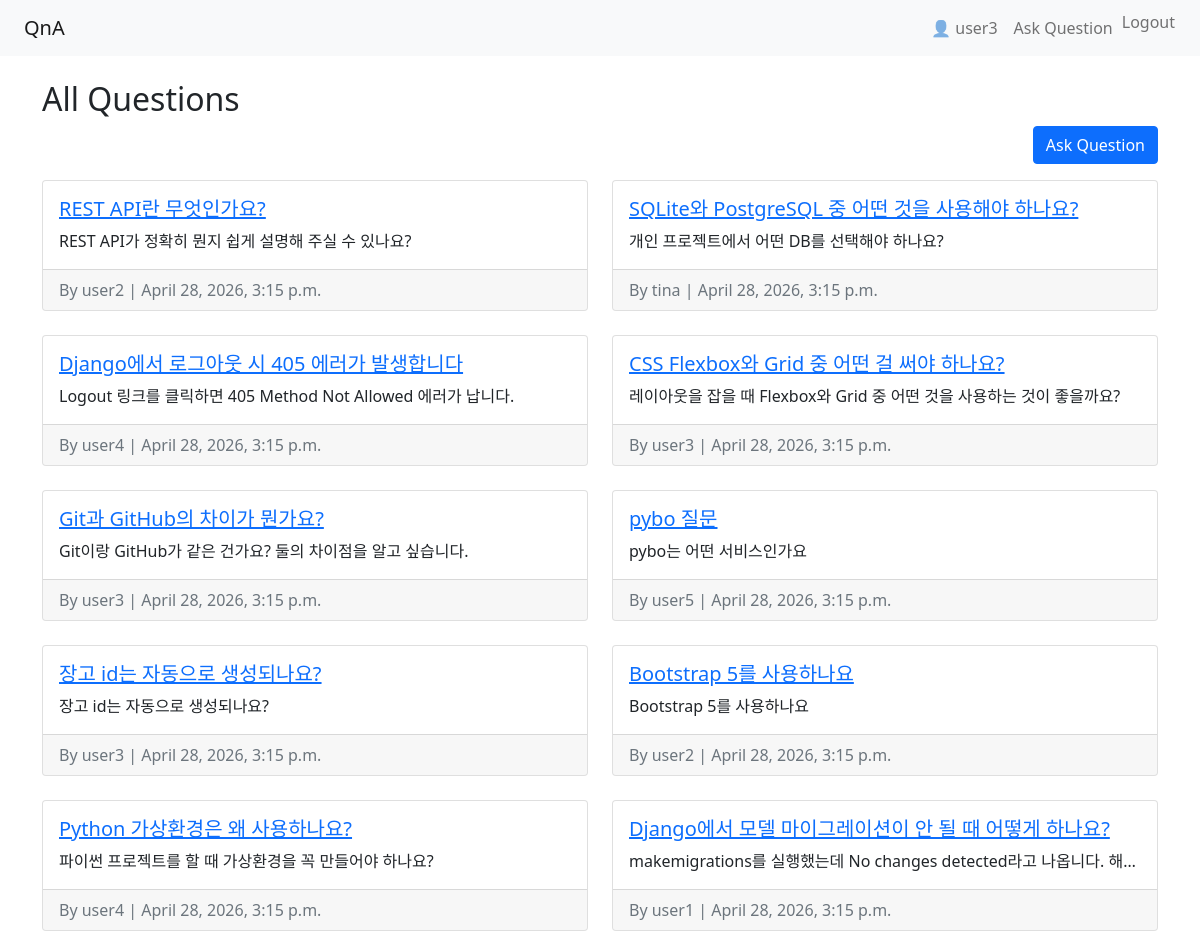
Screenshot of / (signed in) with the database file from the repository.
### qa/models.py (models this page shows, shortened)
class Question(models.Model):
    title = models.CharField(("Title"), max_length=200)
    content = models.TextField(("Content"))
    author = models.ForeignKey(User, on_delete=models.CASCADE)
    created_at = models.DateTimeField(auto_now_add=True)

### qa/views.py (the view)
# urls.py: path('', views.question_list, name='question_list'),
def question_list(request):
    questions = Question.objects.order_by('-created_at')
    return render(request, 'qa/question_list.html', {'questions': questions})

### qa/templates/qa/question_list.html
{% extends 'qa/base.html' %}
{% block content %}
<h2>All Questions</h2>
<div class="d-flex justify-content-end mb-3">
    <a href="{% url 'ask_question' %}" class="btn btn-primary">Ask Question</a>
</div>
<div class="row row-cols-1 row-cols-md-2 g-4">
    {% for question in questions %}
    <div class="col">
        <div class="card h-100">
            <div class="card-body">
                <h5 class="card-title">
                    <a href="{% url 'question_detail' question.pk %}">{{ question.title }}</a>
                </h5>
                <p class="card-text text-truncate">{{ question.content }}</p>
            </div>
            <div class="card-footer text-muted">
                By {{ question.author.username }} | {{ question.created_at }}
            </div>
        </div>
    </div>
    {% empty %}
    <p>No questions yet.</p>
    {% endfor %}
</div>
{% endblock %}

### qa/templates/qa/base.html (shortened to what this page needs)
<!DOCTYPE html>
<html lang="en">
<head>
    <link href="https://cdn.jsdelivr.net/npm/bootstrap@5.1.3/dist/css/bootstrap.min.css" rel="stylesheet">
</head>
<body>
    <nav class="navbar navbar-expand-lg navbar-light bg-light px-4">
        <a class="navbar-brand" href="/">QnA</a>
        <div class="collapse navbar-collapse">
            <ul class="navbar-nav ms-auto">
                {% if user.is_authenticated %}
                <li class="nav-item">
                    <span class="nav-link">👤 {{ user.username }}</span>
                </li>
                <li class="nav-item">
                    <a class="nav-link" href="{% url 'ask_question' %}">Ask Question</a>
                </li>
                <li class="nav-item">
                    <form action="{% url 'logout' %}" method="post" class="d-inline">
                        <button type="submit" class="btn btn-link nav-link"
                                style="display:inline; padding: 0;">Logout</button>
                    </form>
                </li>
                {% else %}
                <li class="nav-item">
                    <a class="nav-link" href="{% url 'login' %}">Login</a>
                </li>
                {% endif %}
            </ul>
        </div>
    </nav>
    <div class="container mt-4">
        {% block content %}
        {% endblock %}
    </div>
</body>
</html>

### rows the page displays
Question: title "REST API란 무엇인가요?", content "REST API가 정확히 뭔지 쉽게 설명해 주실 수 있나요?", author.username "user2", created_at "April 28, 2026, 3:15 p.m."
Question: title "SQLite와 PostgreSQL 중 어떤 것을 사용해야 하나요?", content "개인 프로젝트에서 어떤 DB를 선택해야 하나요?", author.username "tina", created_at "April 28, 2026, 3:15 p.m."
Question: title "Django에서 로그아웃 시 405 에러가 발생합니다", content "Logout 링크를 클릭하면 405 Method Not Allowed 에러가 납니다.", author.username "user4", created_at "April 28, 2026, 3:15 p.m."
Question: title "CSS Flexbox와 Grid 중 어떤 걸 써야 하나요?", content "레이아웃을 잡을 때 Flexbox와 Grid 중 어떤 것을 사용하는 것이 좋을까요?", author.username "user3", created_at "April 28, 2026, 3:15 p.m."
Question: title "Git과 GitHub의 차이가 뭔가요?", content "Git이랑 GitHub가 같은 건가요? 둘의 차이점을 알고 싶습니다.", author.username "user3", created_at "April 28, 2026, 3:15 p.m."
Question: title "pybo 질문", content "pybo는 어떤 서비스인가요", author.username "user5", created_at "April 28, 2026, 3:15 p.m."
Question: title "장고 id는 자동으로 생성되나요?", content "장고 id는 자동으로 생성되나요?", author.username "user3", created_at "April 28, 2026, 3:15 p.m."
Question: title "Bootstrap 5를 사용하나요", content "Bootstrap 5를 사용하나요", author.username "user2", created_at "April 28, 2026, 3:15 p.m."
Question: title "Python 가상환경은 왜 사용하나요?", content "파이썬 프로젝트를 할 때 가상환경을 꼭 만들어야 하나요?", author.username "user4", created_at "April 28, 2026, 3:15 p.m."
Question: title "Django에서 모델 마이그레이션이 안 될 때 어떻게 하나요?", content "makemigrations를 실행했는데 No changes detected라고 나옵니다. 해…", author.username "user1", created_at "April 28, 2026, 3:15 p.m."

### other values shown
{{ user.username }} "user3"
